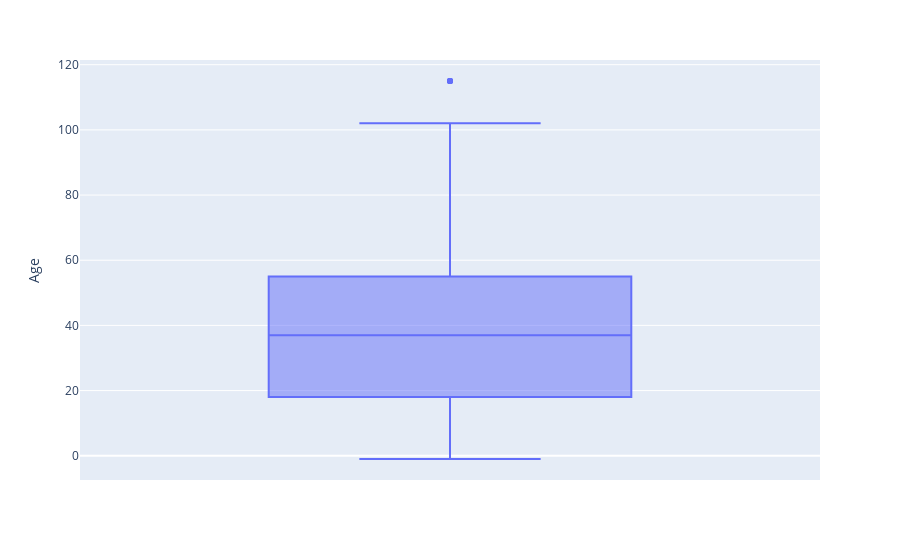

Notebook source saved alongside this figure:
### Code cell
#checking for outliers in the age column
fig = px.box(patient_df, y='Age')

fig.show()

### Figure 1 — Plotly figure (JSON) as saved in the notebook; plotly's stock layout.template omitted (floating-point values rounded to 4 significant figures; data arrays with more than 128 entries replaced by an {"elided": "..."} marker saying what was removed)
{"data": [{"alignmentgroup": "True", "hovertemplate": "Age=%{y}<extra></extra>", "legendgroup": "", "marker": {"color": "#636efa"}, "name": "", "notched": false, "offsetgroup": "", "orientation": "v", "showlegend": false, "type": "box", "x0": " ", "xaxis": "x", "y": {"elided": "110527 int values"}, "y0": " ", "yaxis": "y"}], "layout": {"boxmode": "group", "legend": {"tracegroupgap": 0}, "margin": {"t": 60}, "xaxis": {"anchor": "y", "domain": [0, 1]}, "yaxis": {"anchor": "x", "domain": [0, 1], "title": {"text": "Age"}}}}
